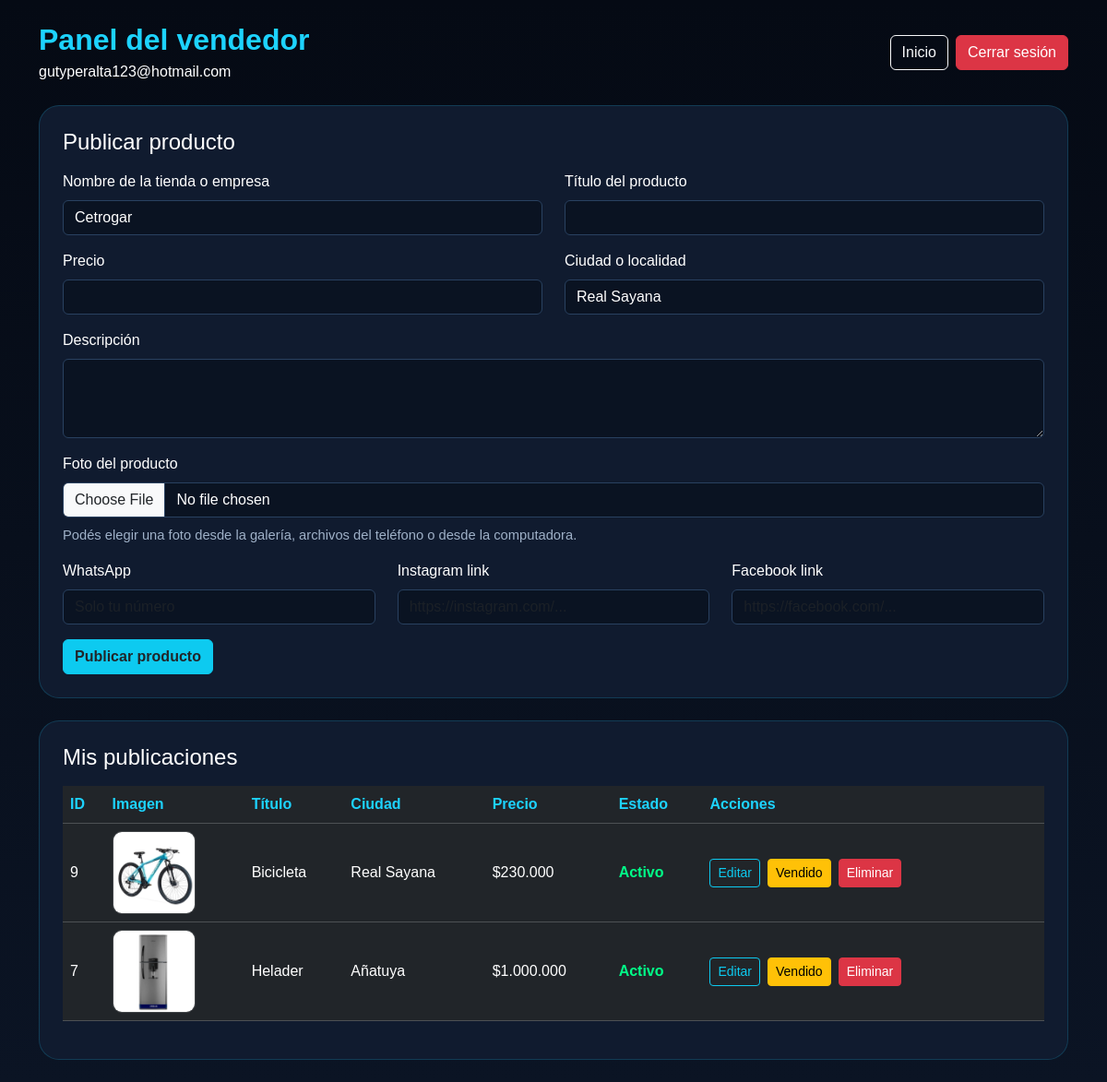
Screenshot of /seller/dashboard (signed in) with the database file from the repository.
### tables this page shows
CREATE TABLE users (
            id INTEGER PRIMARY KEY AUTOINCREMENT,
            email TEXT UNIQUE,
            telefono TEXT UNIQUE,
            password TEXT,
            tienda_nombre TEXT,
            ciudad TEXT,
            role TEXT DEFAULT 'seller',
            blocked INTEGER DEFAULT 0,
            created_at TIMESTAMP DEFAULT CURRENT_TIMESTAMP
        );

CREATE TABLE products (
            id INTEGER PRIMARY KEY AUTOINCREMENT,
            user_id INTEGER,
            titulo TEXT NOT NULL,
            descripcion TEXT,
            precio REAL NOT NULL,
            imagen TEXT,
            tienda_nombre TEXT NOT NULL,
            ciudad TEXT NOT NULL,
            whatsapp_link TEXT,
            instagram_link TEXT,
            facebook_link TEXT,
            active INTEGER DEFAULT 1,
            sold INTEGER DEFAULT 0,
            created_at TIMESTAMP DEFAULT CURRENT_TIMESTAMP,
            FOREIGN KEY (user_id) REFERENCES users(id)
        );

### products.py (the view, shortened to what this page needs)
@product_routes.route("/seller/dashboard", methods=["GET", "POST"])
def seller_dashboard():
    if not usuario_logueado():
        return redirect(url_for("auth.login"))
    conn = get_db()
    c = conn.cursor()
    publicaciones = c.execute("""
        SELECT *
        FROM products
        WHERE user_id = ?
        ORDER BY id DESC
    """, (session["user_id"],)).fetchall()
    user = c.execute("""
        SELECT tienda_nombre, ciudad
        FROM users
        WHERE id = ?
    """, (session["user_id"],)).fetchone()
    conn.close()
    return render_template("seller_dashboard.html", publicaciones=publicaciones, user=user)

### database.py (called while the page is built)
def get_db():
    conn = sqlite3.connect(DB_NAME)
    conn.row_factory = sqlite3.Row
    return conn

### products.py (called while the page is built)
def usuario_logueado():
    return "user_id" in session

### templates/seller_dashboard.html (shortened to what this page needs)
<!DOCTYPE html>
<html lang="es">
<head>
    <link href="https://cdn.jsdelivr.net/npm/bootstrap@5.3.2/dist/css/bootstrap.min.css" rel="stylesheet">
</head>
<body>
    <div class="container py-4">
        <div class="d-flex flex-column flex-md-row justify-content-between align-items-md-center gap-3 mb-4">
            <div>
                <h2 class="title mb-1">Panel del vendedor</h2>
                <div>{{ session["email"] or session["telefono"] }}</div>
            </div>
            <div class="d-flex gap-2 flex-wrap">
                <a href="/" class="btn btn-outline-light">Inicio</a>
                <a href="/logout" class="btn btn-danger">Cerrar sesión</a>
            </div>
        </div>
        <div class="box mb-4">
            <h4 class="mb-3">Publicar producto</h4>
            <form method="POST" enctype="multipart/form-data">
                <div class="row">
                    <div class="col-md-6 mb-3">
                        <label class="form-label">Nombre de la tienda o empresa</label>
                        <input type="text" name="tienda_nombre" class="form-control" value="{{ user['tienda_nombre'] or '' }}" required>
                    </div>
                    <div class="col-md-6 mb-3">
                        <label class="form-label">Título del producto</label>
                        <input type="text" name="titulo" class="form-control" required>
                    </div>
                    <div class="col-md-6 mb-3">
                        <label class="form-label">Precio</label>
                        <input type="text" name="precio" id="precio" class="form-control" inputmode="numeric" required>
                    </div>
                    <div class="col-md-6 mb-3">
                        <label class="form-label">Ciudad o localidad</label>
                        <input type="text" name="ciudad" class="form-control" value="{{ user['ciudad'] or '' }}" required>
                    </div>
                    <div class="col-md-12 mb-3">
                        <label class="form-label">Descripción</label>
                        <textarea name="descripcion" class="form-control" rows="3"></textarea>
                    </div>
                    <div class="col-md-12 mb-3">
                        <label class="form-label">Foto del producto</label>
                        <input type="file" name="imagen" class="form-control" accept="image/png,image/jpeg,image/jpg,image/webp">
                        <div class="help-text mt-2">
                            Podés elegir una foto desde la galería, archivos del teléfono o desde la computadora.
                        </div>
                    </div>
                    <div class="col-md-4 mb-3">
                        <label class="form-label">WhatsApp</label>
                        <input type="text" name="whatsapp_link" class="form-control" placeholder="Solo tu número">
                    </div>
                    <div class="col-md-4 mb-3">
                        <label class="form-label">Instagram link</label>
                        <input type="text" name="instagram_link" class="form-control" placeholder="https://instagram.com/...">
                    </div>
                    <div class="col-md-4 mb-3">
                        <label class="form-label">Facebook link</label>
                        <input type="text" name="facebook_link" class="form-control" placeholder="https://facebook.com/...">
                    </div>
                </div>
                <button type="submit" class="btn btn-info text-dark fw-bold">Publicar producto</button>
            </form>
        </div>
        <div class="box">
            <h4 class="mb-3">Mis publicaciones</h4>
            <div class="table-responsive">
                <table class="table table-dark table-hover align-middle">
                    <thead>
                        <tr>
                            <th>ID</th>
                            <th>Imagen</th>
                            <th>Título</th>
                            <th>Ciudad</th>
                            <th>Precio</th>
                            <th>Estado</th>
                            <th style="min-width: 260px;">Acciones</th>
                        </tr>
                    </thead>
                    <tbody>
                        {% for item in publicaciones %}
                            <tr>
                                <td>{{ item["id"] }}</td>
                                <td>
                                    {% if item["imagen"] %}
                                        <img src="{{ item['imagen'] }}" class="preview-image" alt="producto">
                                    {% else %}
                                        <span class="text-secondary">Sin imagen</span>
                                    {% endif %}
                                </td>
                                <td>{{ item["titulo"] }}</td>
                                <td>{{ item["ciudad"] }}</td>
                                <td>${{ "{:,.0f}".format(item["precio"]).replace(",", ".") }}</td>
                                <td>
                                    {% if item["active"] == 0 %}
                                        <span class="estado-eliminado">Eliminado</span>
                                    {% elif item["sold"] == 1 %}
                                        <span class="estado-vendido">Vendido</span>
                                    {% else %}
                                        <span class="estado-activo">Activo</span>
                                    {% endif %}
                                </td>
                                <td>
                                    <div class="d-flex flex-wrap gap-2">
                                        {% if item["active"] == 1 %}
                                            <a href="/seller/product/{{ item['id'] }}/edit" class="btn btn-sm btn-outline-info">Editar</a>
                                            {% if item["sold"] == 0 %}
                                                <form method="POST" action="/seller/product/{{ item['id'] }}/sold" onsubmit="return confirm('¿Marcar este producto como vendido?')">
                                                    <button type="submit" class="btn btn-sm btn-warning">Vendido</button>
                                                </form>
                                            {% endif %}
                                            <form method="POST" action="/seller/product/{{ item['id'] }}/delete" onsubmit="return confirm('¿Eliminar este producto?')">
                                                <button type="submit" class="btn btn-sm btn-danger">Eliminar</button>
                                            </form>
                                        {% else %}
                                            <span class="text-secondary">Sin acciones</span>
                                        {% endif %}
                                    </div>
                                </td>
                            </tr>
                        {% else %}
                            <tr>
                                <td colspan="7">Todavía no publicaste productos.</td>
                            </tr>
                        {% endfor %}
                    </tbody>
                </table>
            </div>
        </div>
    </div>
</body>
</html>

### templates/seller_dashboard.html (style rules this page uses)
body { background: linear-gradient(180deg, #050a14 0%, #0b1424 100%); color: white; font-family: Arial, Helvetica, sans-serif; }
.box { background: #101b2f; border-radius: 22px; padding: 25px; border: 1px solid rgba(29,211,255,0.18); }
.title { color: #1dd3ff; font-weight: 900; }
.form-control, textarea.form-control { background: #0a1322; color: white; border: 1px solid #294160; }
.table { color: white; }
.table thead th { color: #1dd3ff; }
.estado-activo { color: #00ff88; font-weight: 700; }
.preview-image { max-width: 120px; max-height: 90px; object-fit: cover; border-radius: 10px; border: 1px solid rgba(255,255,255,0.15); }
.help-text { color: #9fb1c8; font-size: 0.92rem; }

### rows the page displays
users: email "gutyperalta123@hotmail.com", tienda_nombre "Cetrogar", ciudad "Real Sayana"
products: id "9", imagen (picture), titulo "Bicicleta", ciudad "Real Sayana", precio "230.000", active "Activo"
products: id "7", imagen (picture), titulo "Helader", ciudad "Añatuya", precio "1.000.000", active "Activo"
